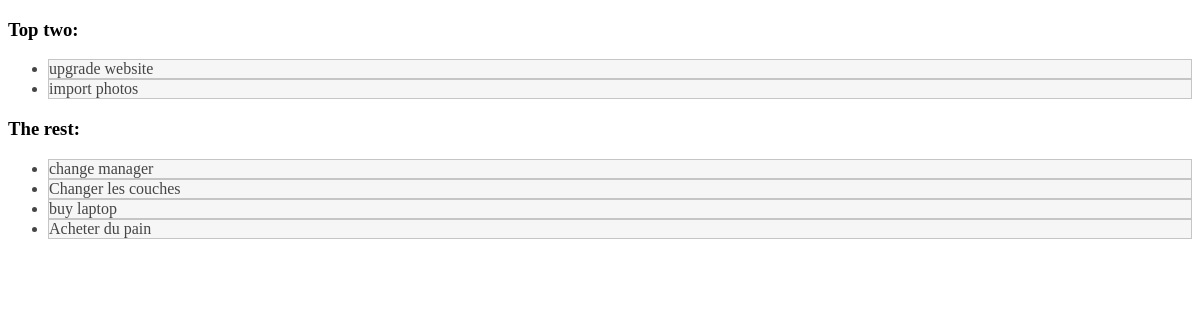
Page /entries/ on the earlier database version.
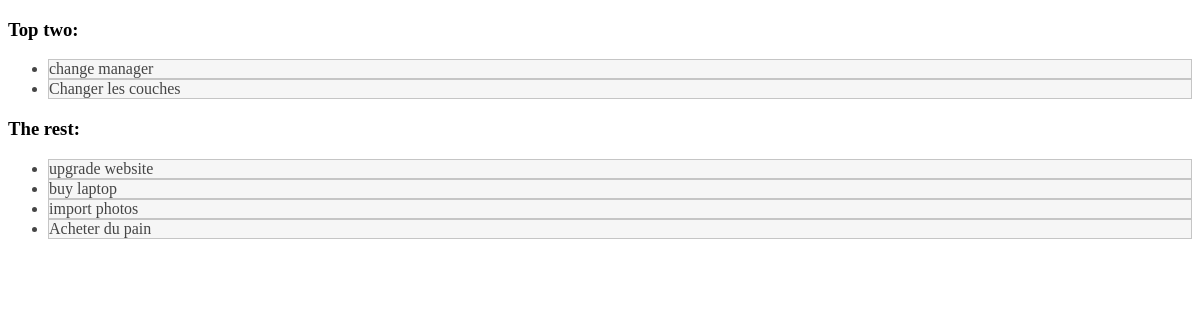
Same page on the later database version.
### core/models.py (models this page shows, shortened)
class Entry(models.Model):
	name = models.CharField(max_length=50)
	data = models.CharField(max_length=200, blank=True)
	order = models.IntegerField(default=0)
	class Meta:
		ordering = ['order']
		verbose_name_plural = "entries"
	def __str__(self):
		return str(self.name)
	def update_entry_url(self):
		return reverse (viewname="detail", args=[self.id])

### core/views.py (the view, shortened to what this page needs)
# urls.py: url(r'^entries/$', coreviews.index, name='index'),
def index(request):
	entry_list1 = coremodels.Entry.objects.order_by('order')[:2]
	entry_list2 = coremodels.Entry.objects.order_by('order')[2:]
	context = {'entry_list1': entry_list1, 'entry_list2': entry_list2}
	return render_to_response('entry/index.html', context, context_instance=RequestContext(request))

### templates/entry/index.html (shortened to what this page needs)
<!doctype html>
<html lang="en">
<head>
<link rel="stylesheet" href="http://code.jquery.com/ui/1.10.2/themes/overcast/jquery-ui.css">
</head>
<body>
    <h3>Top two:</h3>
    <ul id="sortable1" class="connectedSortable">
    {% for entry in entry_list1 %}
      <li id="entry_{{ entry.id }}" class="ui-state-default">
        <a href="{{ entry.update_entry_url }}">{{ entry }}</a>
      </li>
    {% endfor %}
    </ul>
    <h3>The rest:</h3>
    <ul id="sortable2" class="connectedSortable">
    {% for entry in entry_list2 %}
      <li id="entry_{{ entry.id }}" class="ui-state-default">
        <a href="{{ entry.update_entry_url }}">{{ entry }}</a>
      </li>
    {% endfor %}
    </ul>
</body>
</html>

Differences in the rows shown:
changed Entry "change manager": moves from the list under "The rest:" to the list under "Top two:"
changed Entry "Changer les couches": moves from the list under "The rest:" to the list under "Top two:"
changed Entry "upgrade website": moves from the list under "Top two:" to the list under "The rest:"
changed Entry "import photos": moves from the list under "Top two:" to the list under "The rest:"
